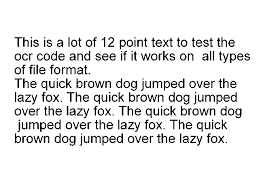
#> input picture Backend/ocr/da.jpg, 259 x 194 px, found by its file name
$ python ocr.py
#> lines starting #> are read from the running program, lines starting #| are printed output that depends on the picture; after the words box and inside, x2 and y2 are one past the last pixel; in counts of white or black regions, pixels touching at a corner belong together
from PIL import Image
import pytesseract
import numpy as np
import cv2

# filename = 'medscape/Backend/ocr/da.png'
filename = 'medscape/Backend/ocr/da.jpg'

img = np.array(Image.open(filename))
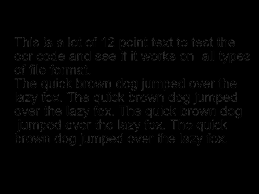
#> img: shape (194, 259); min 0, max 47, mean 2.5
norm_img = np.zeros((img.shape[0], img.shape[1]))

img = cv2.normalize(img, norm_img, 0, 255, cv2.NORM_MINMAX)
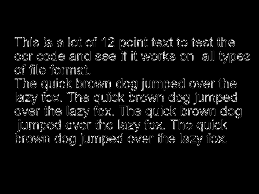
#> img: shape (194, 259); min 0, max 255, mean 13.6
img = cv2.threshold(img, 100, 255, cv2.THRESH_BINARY)[1]
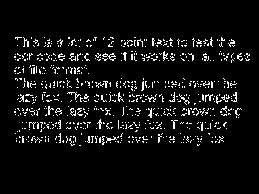
#> img: shape (194, 259); 6.1% white in thin lines or dots, all inside (x1, y1, x2, y2) = (14, 37, 250, 146)
img = cv2.GaussianBlur(img, (1, 1), 0)

#> (the run stopped early here; a loop or call above may not have finished)
